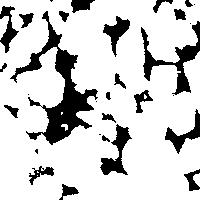
%> input picture 01- Importing and visualize 2-D Data/PNG/A00001.png, 200 x 200 px; its folder holds only this picture in this run
$ octave Main.m   (GNU Octave 9; MATLAB toolbox functions it lacks are replaced by stand-ins)
%> lines starting %> are read from the running program, lines starting %| are printed output that depends on the picture; in (x1, y1, x2, y2) boxes, pixels count from 0 and x2, y2 are one past the last pixel; in counts of white or black regions, pixels touching at a corner belong together; the program's own positions count from 1
clear; close all
% importing mat file and visualization slice by slice
figure;
load('MAT/A.mat')
S=size(A);
for I=1:S(3)
clf;
imagesc(squeeze(A(I,:,:))); axis equal tight
drawnow;
end
%> this loop made 100 passes
%> pass 1, `axis equal tight`:
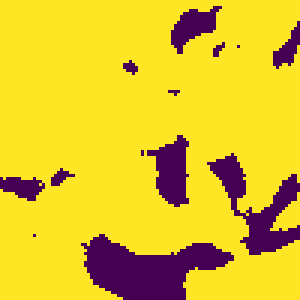
%> displayed picture: size 100x100x3, on the screen's scale of 0 to 255 (shown 3 times larger); mean R, G, B 224, 195, 44.4
%> after the loop:
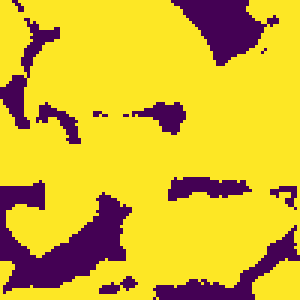
%> displayed picture: size 100x100x3, on the screen's scale of 0 to 255 (shown 3 times larger); mean R, G, B 214.6, 183.2, 46.8

% importing binary png sequence
D=dir('PNG/*.png');
A=zeros(200,200,40);
for I=1:numel(D)
   t=imread(['PNG/' D(I).name]);
%> t is the input picture: size 200x200 uint8; 81.5% white; 30 black regions (8 under 20 px), largest, box (x1, y1, x2, y2) and area: (10, 11, 98, 145) 2840, (141, 21, 200, 95) 1092, (100, 124, 132, 175) 620
   t=(t==255);
   A(:,:,I)=t;
end


% importing a single jpg, binarize and visualize
A=imread('JPG/A.jpg');
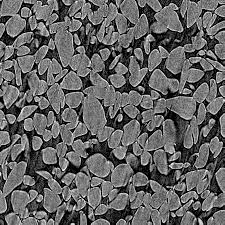
%> input picture 01- Importing and visualize 2-D Data/JPG/A.jpg, 225 x 225 px
%> A is the input picture: size 225x225x3 uint8; min 0, max 255, mean 99.4
A=mean(A,3);
%> A: size 225x225 double
A=double(A);
A=imgaussfilt(A);
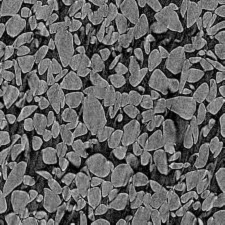
%> A: size 225x225 double; min 0.639, max 223.3, mean 99.4
B=A>100;
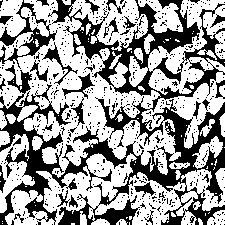
%> B: size 225x225 logical; 61.1% white; 642 black regions (611 under 20 px), largest, box (x1, y1, x2, y2) and area: (0, 0, 225, 225) 15361, (0, 0, 57, 69) 922, (42, 42, 78, 85) 238
figure; imagesc(B)
%> after `imagesc(B)`:
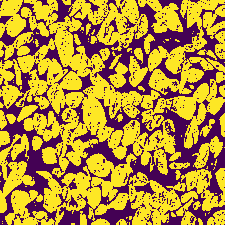
%> displayed picture: size 225x225x3, on the screen's scale of 0 to 255; mean R, G, B 181, 141.4, 55.3
